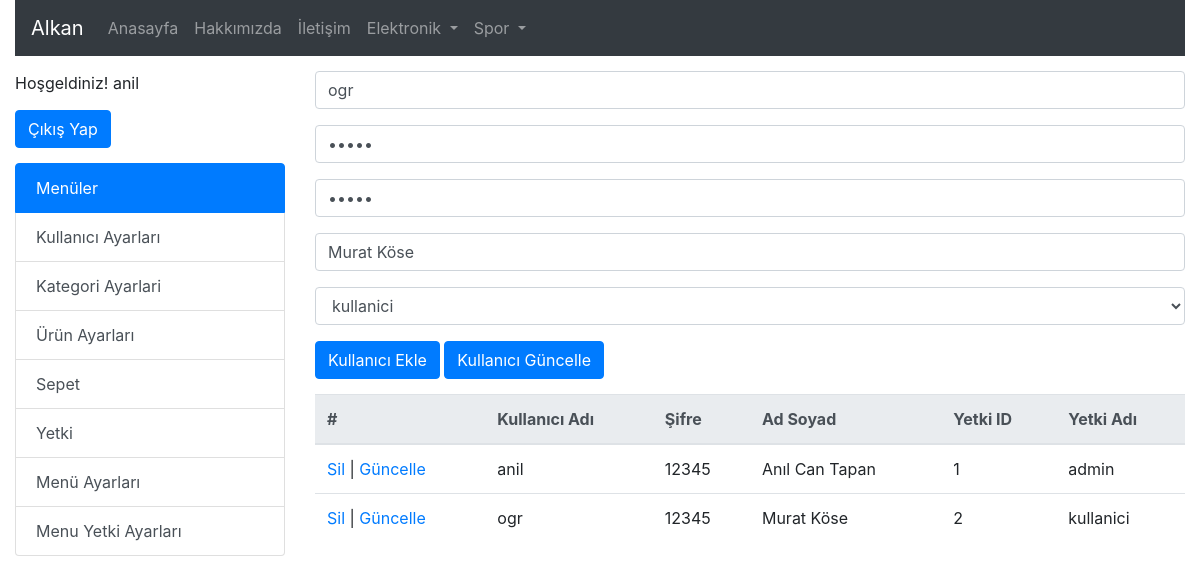
The page /?s=kullanici&islem=Guncelle&id=ogr (signed in) on the database its author committed.
### tables this page shows
CREATE TABLE `kategori` (
  `UstKategoriId` int(11) NOT NULL,
  `KategoriId` int(11) NOT NULL,
  `KategoriAdi` varchar(30) NOT NULL
);

CREATE TABLE `menuyetki` (
  `MenuYetkiId` int(11) NOT NULL,
  `MenuId` int(11) NOT NULL,
  `YetkiId` int(11) NOT NULL
);

CREATE TABLE `menu` (
  `MenuId` int(11) NOT NULL,
  `MenuAdi` varchar(30) NOT NULL,
  `MenuAdres` varchar(35) NOT NULL
);

CREATE TABLE `kullanici` (
  `KullaniciAdi` varchar(10) NOT NULL,
  `Sifre` varchar(8) NOT NULL,
  `AdSoyad` varchar(30) NOT NULL,
  `Yetki` int(11) NOT NULL
);

CREATE TABLE `yetki` (
  `YetkiID` int(11) NOT NULL,
  `YetkiAdi` varchar(20) NOT NULL
);

### index.php (called while the page is built)
<?php include("header.php") ?>
<?php
if(isset($_GET["s"]))
{
	include("sayfa/".$_GET["s"].".php");
}
else
{
	include("sayfa/anasayfa.php");
}
?>
<?php include("footer.php") ?>

### kullanici.php (the view, shortened to what this page needs)
<?php
	if(isset($_GET["islem"])){
		if($_GET["islem"]=="Guncelle"){
			$KullaniciAdi = $_GET["id"];
			$sorguKayitSec = mysqli_query($baglanti, "select * from kullanici where
											KullaniciAdi='$KullaniciAdi'");
			$diziKayitSec = mysqli_fetch_array($sorguKayitSec);
		}
	}
?>
<form class="ust15bosluk" action="" method="POST">
	<div class="form-group">
		<input name="KullaniciAdi" type="text" placeholder="Kullanıcı Adı yazınız" class="form-control"
			value="<?php if(isset($diziKayitSec)) echo $diziKayitSec["KullaniciAdi"]; ?>" >
	</div>
	<div class="form-group">
		<input name="Sifre" type="password" placeholder="Şifre yazınız" class="form-control"
			value="<?php if(isset($diziKayitSec)) echo $diziKayitSec["Sifre"]; ?>" >
	</div>
	<div class="form-group">
		<input name="Sifre2" type="password" placeholder="Şifreyi yeniden yazınız" class="form-control"
			value="<?php if(isset($diziKayitSec)) echo $diziKayitSec["Sifre"]; ?>">
	</div>
	<div class="form-group">
		<input name="AdSoyad" type="text" placeholder="Ad Soyad yazınız" class="form-control"
			value="<?php if(isset($diziKayitSec)) echo $diziKayitSec["AdSoyad"]; ?>">
	</div>
	<div class="form-group">
		<select class="form-control" name="YetkiId">
			<?php
			$sorguYetki = mysqli_query($baglanti, "select * from Yetki");
			while ($diziYetki = mysqli_fetch_array($sorguYetki)) { ?>
				<option
					<?php
						if(isset($diziKayitSec)){
							if($diziYetki["YetkiID"] == $diziKayitSec["Yetki"])
								echo " selected ";
						}
					?>
				value="<?= $diziYetki["YetkiID"] ?>"><?= $diziYetki["YetkiAdi"] ?></option>
			<?php } ?>
		</select>
	</div>
	<button name="btnKullaniciEkle" type="submit" class="btn btn-primary">Kullanıcı Ekle</button>
	<button
		<?php
			if(isset($_GET["islem"])) {
				if($_GET["islem"]=="Guncelle")
					echo "visible";
				else
					echo "hidden";
			}
			else
				echo "hidden";
		?>
	name="btnKullaniciGuncelle" type="submit" class="btn btn-primary">Kullanıcı Güncelle</button>
</form>
<table class="table ust15bosluk">
  <thead class="thead-light">
    <tr>
      <th>#</th>
      <th>Kullanıcı Adı</th>
      <th>Şifre</th>
      <th>Ad Soyad</th>
	  <th>Yetki ID</th>
	  <th>Yetki Adı</th>
    </tr>
  </thead>
  <tbody>
  <?php
	$sorguKullanici = mysqli_query($baglanti, "select k.*, y.YetkiAdi
							from kullanici k
							inner join Yetki y on k.Yetki=y.YetkiId
							order by k.Yetki");
	while($diziKullanici = mysqli_fetch_array($sorguKullanici)) { ?>
		<tr>
		  <td>
		  <a href="?s=kullanici&islem=Sil&id=<?= $diziKullanici["KullaniciAdi"] ?>">Sil</a>
		  |
		  <a href="?s=kullanici&islem=Guncelle&id=<?= $diziKullanici["KullaniciAdi"] ?>">Güncelle</a>
		  </td>
		  <td><?= $diziKullanici["KullaniciAdi"] ?></td>
		  <td><?= $diziKullanici["Sifre"] ?></td>
		  <td><?= $diziKullanici["AdSoyad"] ?></td>
		  <td><?= $diziKullanici["Yetki"] ?></td>
		  <td><?= $diziKullanici["YetkiAdi"] ?></td>
		</tr>
	<?php } ?>
  </tbody>
</table>

### header.php (shortened to what this page needs)
<!doctype html>
<html lang="tr">
	<head>
		<link rel="stylesheet" href="css/stil.css" />
		<link rel="stylesheet" href="https://stackpath.bootstrapcdn.com/bootstrap/4.4.1/css/bootstrap.min.css">
	</head>
	<body>
		<?php
			$baglanti = mysqli_connect("localhost","root","","alkan");
			mysqli_set_charset($baglanti,"utf8");
		?>
		<div class="container-fluid">
			<nav class="navbar navbar-expand-lg navbar-dark bg-dark">
				<a class="navbar-brand" href="index.php">Alkan</a>
				<div class="collapse navbar-collapse" id="navbarNavDropdown">
					<ul class="navbar-nav">
						<li class="nav-item">
							<a class="nav-link" href="index.php?s=anasayfa">Anasayfa</a>
						</li>
						<li class="nav-item">
							<a class="nav-link" href="index.php?s=hakkimizda">Hakkımızda</a>
						</li>
						<li class="nav-item">
							<a class="nav-link" href="index.php?s=iletisim">İletişim</a>
						</li>
						<?php
							$sorgu = mysqli_query($baglanti,"select * from kategori where UstKategoriId=0");
							while($dizi = mysqli_fetch_array($sorgu)) {
								echo '<li class="nav-item dropdown">
										<a class="nav-link dropdown-toggle" href="#" id="navbarDropdownMenuLink" role="button" data-toggle="dropdown" aria-haspopup="true" aria-expanded="false">
											'.$dizi["KategoriAdi"].'
										</a>
										<div class="dropdown-menu" aria-labelledby="navbarDropdownMenuLink">';
								echo '</div>
									</li>';
							}
						?>
					</ul>
				</div>
			</nav>
		</div>
		<div class="container-fluid">
			<div class="row">
				<div class="col-3">
						<?php
						if(isset($_SESSION["KullaniciAdi"]))
						{
							echo '<div class="ust15bosluk">Hoşgeldiniz! ' . $_SESSION["KullaniciAdi"] . '</div>';
							echo '<form class="ust15bosluk" action="" method="POST">
									  <button name="btnCikis" type="submit" class="btn btn-primary">Çıkış Yap</button>
									</form>';
							echo '<div class="list-group ust15bosluk">
							  <a href="#" class="list-group-item list-group-item-action active">
								Menüler
							  </a>';
							  $sorguMenu = mysqli_query($baglanti, "select * from
																	Yetki y
																	inner join MenuYetki my on y.YetkiId=my.YetkiId
																	inner join Menu m on my.MenuId=m.MenuId
																where y.YetkiId=" . $_SESSION["YetkiId"]);
							  while ($diziMenu = mysqli_fetch_array($sorguMenu)) {
							  echo '<a href="' . $diziMenu["MenuAdres"] . '" class="list-group-item list-group-item-action">'.$diziMenu["MenuAdi"].'</a>';
							  }
							echo '</div>';
						}
					?>
				</div>
				<div class="col">

### stil.css (style rules this page uses)
body { margin:0; }
.ust15bosluk { margin-top:15px; }

### rows shown on the page
kategori: KategoriAdi "Elektronik"
kategori: KategoriAdi "Spor"
menuyetki: MenuId.MenuAdi "Kullanıcı Ayarları"
menuyetki: MenuId.MenuAdi "Kategori Ayarlari"
menuyetki: MenuId.MenuAdi "Ürün Ayarları"
menuyetki: MenuId.MenuAdi "Sepet"
menuyetki: MenuId.MenuAdi "Yetki"
menuyetki: MenuId.MenuAdi "Menü Ayarları"
menuyetki: MenuId.MenuAdi "Menu Yetki Ayarları"
kullanici: KullaniciAdi "ogr", AdSoyad "Murat Köse", YetkiId "kullanici", Sifre "12345", Yetki "2", yetki.YetkiAdi "kullanici"
kullanici: KullaniciAdi "anil", Sifre "12345", AdSoyad "Anıl Can Tapan", Yetki "1", yetki.YetkiAdi "admin"

### other values the page prints
$_SESSION["KullaniciAdi"] "anil"
